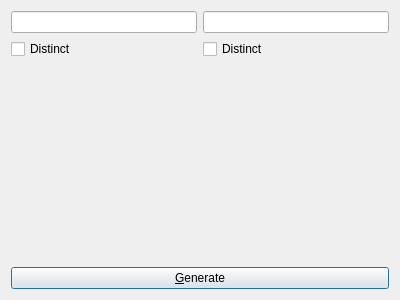
<?xml version="1.0" encoding="UTF-8"?>
<ui version="4.0">
 <class>RandomDialog</class>
 <widget class="QDialog" name="RandomDialog">
  <property name="geometry">
   <rect>
    <x>0</x>
    <y>0</y>
    <width>400</width>
    <height>300</height>
   </rect>
  </property>
  <property name="windowTitle">
   <string>Random Generator</string>
  </property>
  <layout class="QVBoxLayout" name="verticalLayout_3">
   <item>
    <layout class="QHBoxLayout" name="horizontalLayout">
     <item>
      <layout class="QVBoxLayout" name="verticalLayout_2">
       <item>
        <widget class="QLineEdit" name="attackLineEdit">
         <property name="readOnly">
          <bool>true</bool>
         </property>
        </widget>
       </item>
       <item>
        <widget class="QCheckBox" name="attackDistinctCheckBox">
         <property name="text">
          <string>Distinct</string>
         </property>
        </widget>
       </item>
      </layout>
     </item>
     <item>
      <layout class="QVBoxLayout" name="verticalLayout">
       <item>
        <widget class="QLineEdit" name="defenceLineEdit">
         <property name="readOnly">
          <bool>true</bool>
         </property>
        </widget>
       </item>
       <item>
        <widget class="QCheckBox" name="defenceDistinctCheckBox">
         <property name="text">
          <string>Distinct</string>
         </property>
        </widget>
       </item>
      </layout>
     </item>
    </layout>
   </item>
   <item>
    <spacer name="verticalSpacer">
     <property name="orientation">
      <enum>Qt::Vertical</enum>
     </property>
     <property name="sizeHint" stdset="0">
      <size>
       <width>20</width>
       <height>175</height>
      </size>
     </property>
    </spacer>
   </item>
   <item>
    <widget class="QPushButton" name="generatePushButton">
     <property name="text">
      <string>&amp;Generate</string>
     </property>
    </widget>
   </item>
  </layout>
 </widget>
 <resources/>
 <connections>
  <connection>
   <sender>generatePushButton</sender>
   <signal>clicked()</signal>
   <receiver>RandomDialog</receiver>
   <slot>generatePressed()</slot>
   <hints>
    <hint type="sourcelabel">
     <x>117</x>
     <y>275</y>
    </hint>
    <hint type="destinationlabel">
     <x>149</x>
     <y>203</y>
    </hint>
   </hints>
  </connection>
 </connections>
 <slots>
  <slot>generatePressed()</slot>
 </slots>
</ui>
